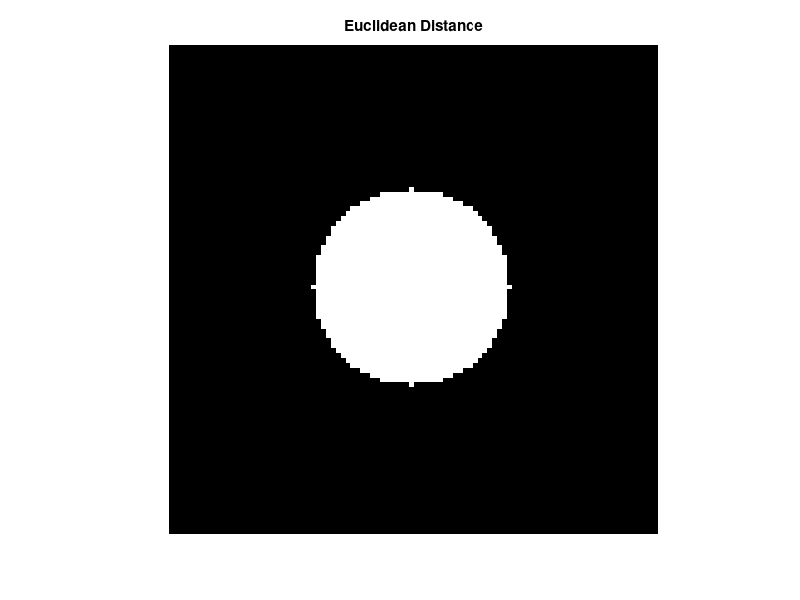
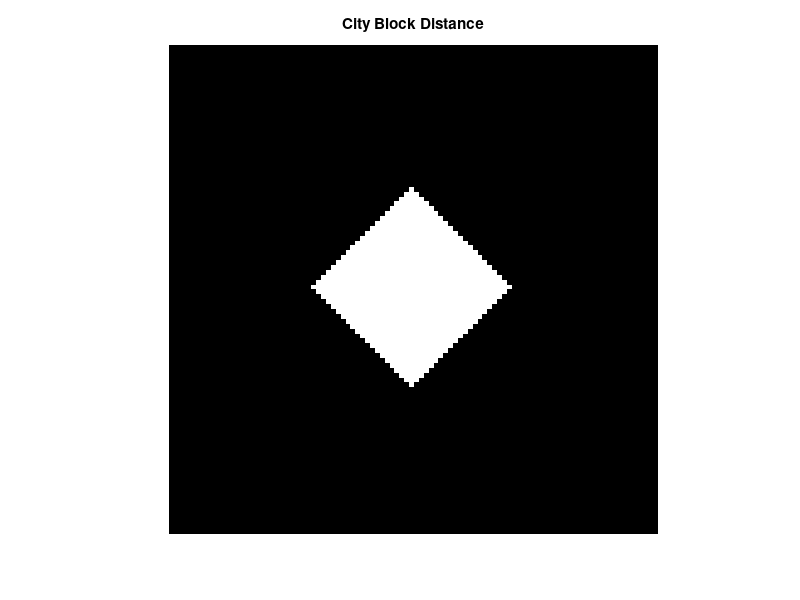
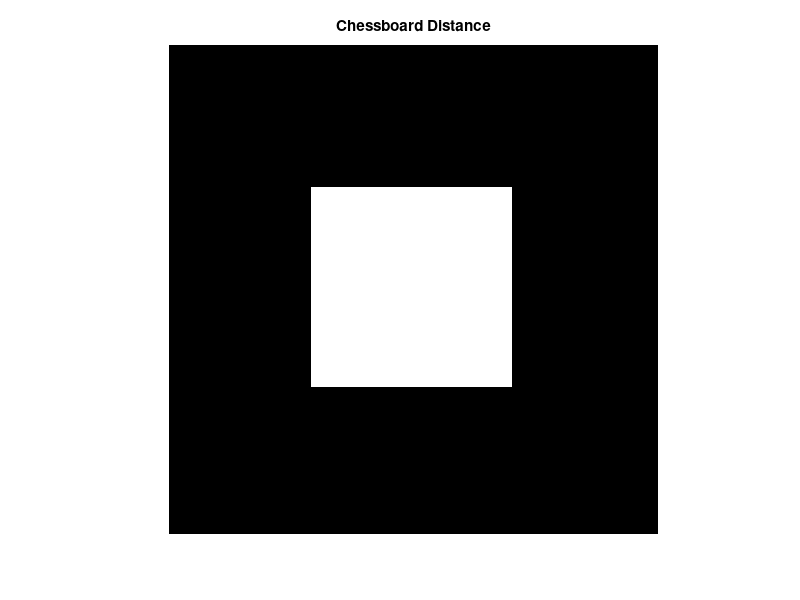

These figures' MATLAB source, in order:
% Define a zero matrix of size 100x100
A = zeros(100, 100);

% Center of the shape
Cx = 50;
Cy = 50;

% Radius or distance threshold
Radius = 20;

% For Euclidean Distance
for i = 1:100
    for j = 1:100
        % Euclidean distance formula
        if sqrt((Cx - i)^2 + (Cy - j)^2) <= Radius
            A(i, j) = 255; % Assign value for Euclidean distance
        end
    end
end
imshow(A);
title('Euclidean Distance');

% Clear A and reuse it for City Block distance
A = zeros(100, 100);

% For City Block (Manhattan) Distance
for i = 1:100
    for j = 1:100
        % City Block distance formula
        if abs(Cx - i) + abs(Cy - j) <= Radius
            A(i, j) = 255; % Assign value for City Block distance
        end
    end
end
figure;
imshow(A);
title('City Block Distance');

% Clear A and reuse it for Chessboard distance
A = zeros(100, 100);

% For Chessboard Distance
for i = 1:100
    for j = 1:100
        % Chessboard distance formula
        if max(abs(Cx - i), abs(Cy - j)) <= Radius
            A(i, j) = 255; % Assign value for Chessboard distance
        end
    end
end
figure;
imshow(A);
title('Chessboard Distance');
